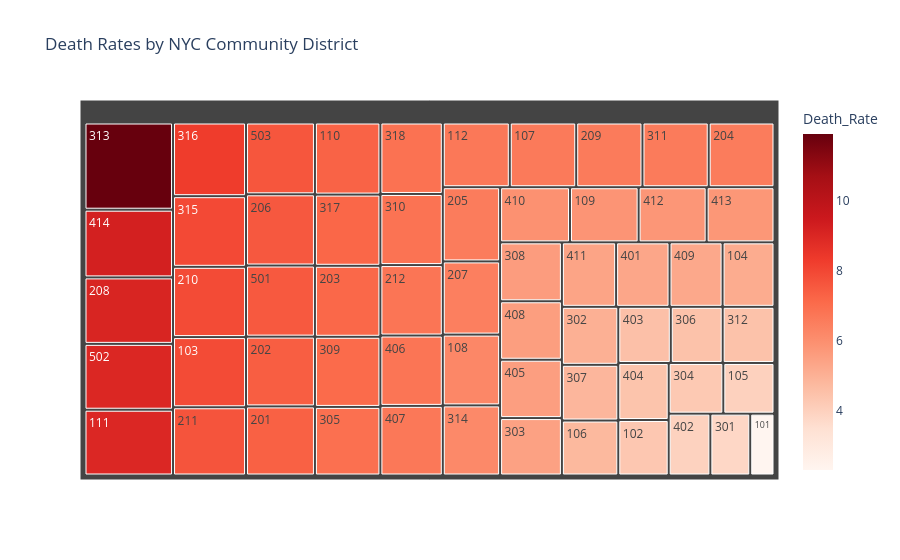

The notebook cell this image was saved under:
### Code cell
fig = px.treemap(
    deathrate_df,
    path=['Community_District'],
    values='Death_Rate',
    color='Death_Rate',
    color_continuous_scale='Reds',
    title='Death Rates by NYC Community District'
)

fig.show()

### Figure 1 — Plotly figure (JSON) as saved in the notebook; plotly's stock layout.template omitted (floating-point values rounded to 4 significant figures)
{"data": [{"branchvalues": "total", "customdata": [[2.309], [4.305], [7.889], [5.154], [3.994], [4.775], [6.618], [6.246], [5.83], [7.268], [8.969], [6.676], [7.332], [7.401], [7.157], [6.554], [6.547], [7.555], [6.457], [9.063], [6.603], [7.9], [7.671], [6.771], [3.797], [5.038], [5.464], [4.265], [6.915], [4.485], [4.841], [5.607], [7.069], [6.835], [6.602], [4.48], [11.89], [6.186], [7.941], [8.284], [7.178], [6.869], [5.305], [3.972], [4.539], [4.425], [5.551], [6.763], [6.692], [5.564], [5.267], [5.935], [5.384], [5.775], [5.763], [9.229], [7.545], [8.978], [7.619]], "domain": {"x": [0, 1], "y": [0, 1]}, "hovertemplate": "labels=%{label}<br>Death_Rate_sum=%{value}<br>parent=%{parent}<br>id=%{id}<br>Death_Rate=%{color}<extra></extra>", "ids": ["101", "102", "103", "104", "105", "106", "107", "108", "109", "110", "111", "112", "201", "202", "203", "204", "205", "206", "207", "208", "209", "210", "211", "212", "301", "302", "303", "304", "305", "306", "307", "308", "309", "310", "311", "312", "313", "314", "315", "316", "317", "318", "401", "402", "403", "404", "405", "406", "407", "408", "409", "410", "411", "412", "413", "414", "501", "502", "503"], "labels": ["101", "102", "103", "104", "105", "106", "107", "108", "109", "110", "111", "112", "201", "202", "203", "204", "205", "206", "207", "208", "209", "210", "211", "212", "301", "302", "303", "304", "305", "306", "307", "308", "309", "310", "311", "312", "313", "314", "315", "316", "317", "318", "401", "402", "403", "404", "405", "406", "407", "408", "409", "410", "411", "412", "413", "414", "501", "502", "503"], "marker": {"coloraxis": "coloraxis", "colors": [2.309, 4.305, 7.889, 5.154, 3.994, 4.775, 6.618, 6.246, 5.83, 7.268, 8.969, 6.676, 7.332, 7.401, 7.157, 6.554, 6.547, 7.555, 6.457, 9.063, 6.603, 7.9, 7.671, 6.771, 3.797, 5.038, 5.464, 4.265, 6.915, 4.485, 4.841, 5.607, 7.069, 6.835, 6.602, 4.48, 11.89, 6.186, 7.941, 8.284, 7.178, 6.869, 5.305, 3.972, 4.539, 4.425, 5.551, 6.763, 6.692, 5.564, 5.267, 5.935, 5.384, 5.775, 5.763, 9.229, 7.545, 8.978, 7.619]}, "name": "", "parents": ["", "", "", "", "", "", "", "", "", "", "", "", "", "", "", "", "", "", "", "", "", "", "", "", "", "", "", "", "", "", "", "", "", "", "", "", "", "", "", "", "", "", "", "", "", "", "", "", "", "", "", "", "", "", "", "", "", "", ""], "type": "treemap", "values": [2.309, 4.305, 7.889, 5.154, 3.994, 4.775, 6.618, 6.246, 5.83, 7.268, 8.969, 6.676, 7.332, 7.401, 7.157, 6.554, 6.547, 7.555, 6.457, 9.063, 6.603, 7.9, 7.671, 6.771, 3.797, 5.038, 5.464, 4.265, 6.915, 4.485, 4.841, 5.607, 7.069, 6.835, 6.602, 4.48, 11.89, 6.186, 7.941, 8.284, 7.178, 6.869, 5.305, 3.972, 4.539, 4.425, 5.551, 6.763, 6.692, 5.564, 5.267, 5.935, 5.384, 5.775, 5.763, 9.229, 7.545, 8.978, 7.619]}], "layout": {"coloraxis": {"autocolorscale": false, "colorbar": {"title": {"text": "Death_Rate"}}, "colorscale": [[0, "rgb(255,245,240)"], [0.125, "rgb(254,224,210)"], [0.25, "rgb(252,187,161)"], [0.375, "rgb(252,146,114)"], [0.5, "rgb(251,106,74)"], [0.625, "rgb(239,59,44)"], [0.75, "rgb(203,24,29)"], [0.875, "rgb(165,15,21)"], [1, "rgb(103,0,13)"]]}, "legend": {"tracegroupgap": 0}, "title": {"text": "Death Rates by NYC Community District"}}}
